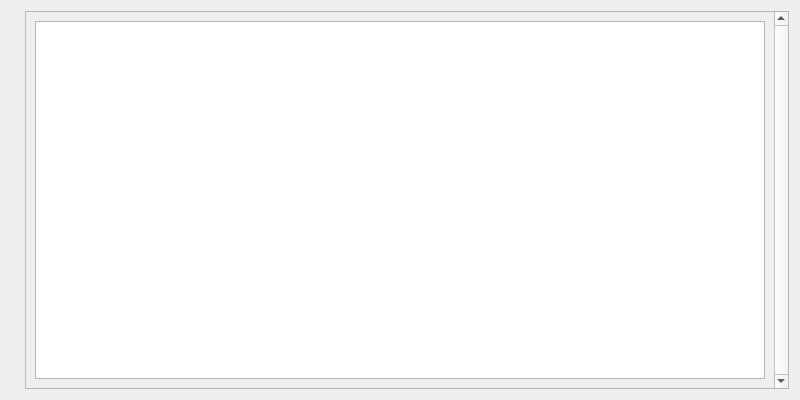
<?xml version="1.0" encoding="UTF-8"?>
<ui version="4.0">
 <class>GoodsDialog</class>
 <widget class="QDialog" name="GoodsDialog">
  <property name="geometry">
   <rect>
    <x>0</x>
    <y>0</y>
    <width>800</width>
    <height>400</height>
   </rect>
  </property>
  <property name="font">
   <font>
    <pointsize>10</pointsize>
   </font>
  </property>
  <property name="windowTitle">
   <string notr="true">Ilixomtest Core - Command-line options</string>
  </property>
  <layout class="QHBoxLayout" name="horizontalLayout_2">
   <item>
    <widget class="QLabel" name="graphic">
     <property name="sizePolicy">
      <sizepolicy hsizetype="Preferred" vsizetype="Ignored">
       <horstretch>0</horstretch>
       <verstretch>0</verstretch>
      </sizepolicy>
     </property>
     <property name="pixmap">
      <pixmap resource="../ilixomtest.qrc">:/images/about</pixmap>
     </property>
    </widget>
   </item>
   <item>
    <layout class="QVBoxLayout" name="verticalLayout">
     <item>
      <widget class="QScrollArea" name="scrollArea">
       <property name="verticalScrollBarPolicy">
        <enum>Qt::ScrollBarAlwaysOn</enum>
       </property>
       <property name="widgetResizable">
        <bool>true</bool>
       </property>
       <widget class="QWidget" name="scrollAreaWidgetContents">
        <property name="geometry">
         <rect>
          <x>0</x>
          <y>0</y>
          <width>651</width>
          <height>372</height>
         </rect>
        </property>
        <layout class="QVBoxLayout" name="verticalLayout_2">
         <item>
          <widget class="QTextBrowser" name="textBrowser">
           <property name="html">
            <string>&lt;!DOCTYPE HTML PUBLIC &quot;-//W3C//DTD HTML 4.0//EN&quot; &quot;http://www.w3.org/TR/REC-html40/strict.dtd&quot;&gt;
&lt;html&gt;&lt;head&gt;&lt;meta name=&quot;qrichtext&quot; content=&quot;1&quot; /&gt;&lt;style type=&quot;text/css&quot;&gt;
p, li { white-space: pre-wrap; }
&lt;/style&gt;&lt;/head&gt;&lt;body style=&quot; font-family:'.Lucida Grande UI'; font-size:10pt; font-weight:400; font-style:normal;&quot;&gt;
&lt;p style=&quot;-qt-paragraph-type:empty; margin-top:0px; margin-bottom:0px; margin-left:0px; margin-right:0px; -qt-block-indent:0; text-indent:0px;&quot;&gt;&lt;br /&gt;&lt;/p&gt;&lt;/body&gt;&lt;/html&gt;</string>
           </property>
           <property name="openExternalLinks">
            <bool>true</bool>
           </property>
          </widget>
         </item>
        </layout>
       </widget>
      </widget>
     </item>
    </layout>
   </item>
  </layout>
 </widget>
 <resources>
  <include location="../ilixomtest.qrc"/>
 </resources>
 <connections/>
</ui>
